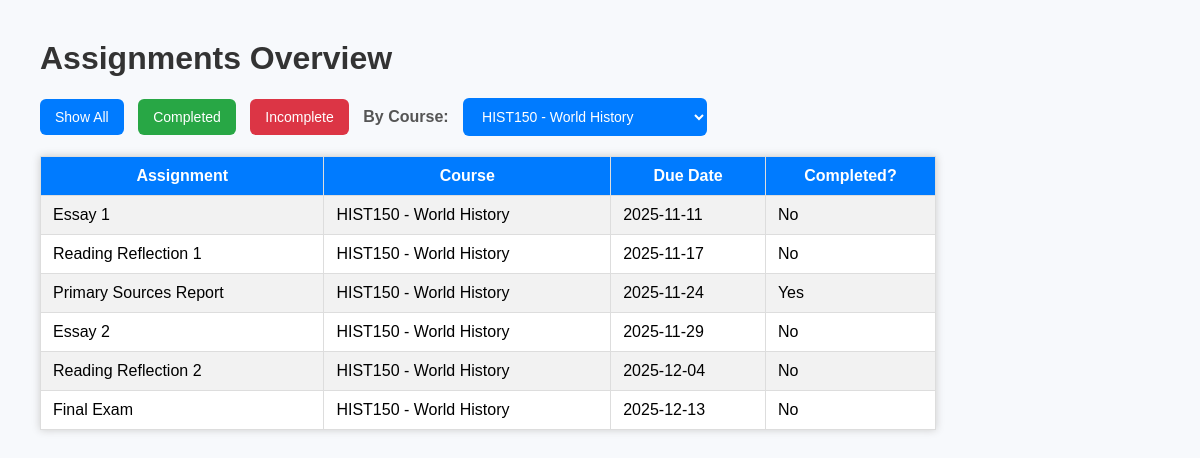
The page /index.php?course=HIST150 - World History on the database its author committed.
### tables this page shows
CREATE TABLE Assignment (
    assignment_id INT AUTO_INCREMENT PRIMARY KEY,
    course_id INT NOT NULL,
    name VARCHAR(200) NOT NULL,
    due_date DATE,
    completion_status TINYINT(1) DEFAULT 0,
    type VARCHAR(50),
    FOREIGN KEY (course_id) REFERENCES Course(course_id)
        ON DELETE CASCADE
        ON UPDATE CASCADE
);

CREATE TABLE Course (
    course_id INT AUTO_INCREMENT PRIMARY KEY,
    course_name VARCHAR(150) NOT NULL
);

### index.php (the view, shortened to what this page needs)
<?php
$servername = "localhost";
$username   = "root";
$password   = "StrongPass123!";
$database   = "smart_assignment_planner";
$conn = new mysqli($servername, $username, $password, $database);
$course = $_GET['course'] ?? '';
$baseQuery = "SELECT A.name, A.due_date, A.completion_status, C.course_name
              FROM Assignment A
              JOIN Course C ON A.course_id = C.course_id";
$where = [];
if (!empty($course)) {
    $where[] = "C.course_name = '".$conn->real_escape_string($course)."'";
}
if (!empty($where)) {
    $sql = $baseQuery . " WHERE " . implode(" AND ", $where) . " ORDER BY A.due_date ASC";
} else {
    $sql = $baseQuery . " ORDER BY A.due_date ASC";
}
$result = $conn->query($sql);
$courses = $conn->query("SELECT DISTINCT course_name FROM Course ORDER BY course_name ASC");
?>
<!DOCTYPE html>
<html>
<head>
</head>
<body>
<h1>Assignments Overview</h1>
<div class="buttons">
  <form method="GET" style="display:inline;">
    <button type="submit" name="filter" value="all">Show All</button>
  </form>
  <form method="GET" style="display:inline;">
    <button type="submit" name="filter" value="completed" style="background: #28a745;">Completed</button>
  </form>
  <form method="GET" style="display:inline;">
    <button type="submit" name="filter" value="incomplete" style="background: #dc3545;">Incomplete</button>
  </form>
  <form method="GET" style="display:inline;">
    <label class="filter-label" for="course">By Course:</label>
    <select name="course" onchange="this.form.submit()">
      <?php while($rowC = $courses->fetch_assoc()): ?>
        <option value="<?= htmlspecialchars($rowC['course_name']) ?>"
          <?= $rowC['course_name'] == $course ? 'selected' : '' ?>>
          <?= htmlspecialchars($rowC['course_name']) ?>
        </option>
      <?php endwhile; ?>
    </select>
  </form>
</div>
<table>
  <tr>
    <th>Assignment</th>
    <th>Course</th>
    <th>Due Date</th>
    <th>Completed?</th>
  </tr>
  <?php if ($result && $result->num_rows > 0): ?>
      <?php while($row = $result->fetch_assoc()): ?>
        <tr>
          <td><?= htmlspecialchars($row["name"]) ?></td>
          <td><?= htmlspecialchars($row["course_name"]) ?></td>
          <td><?= htmlspecialchars($row["due_date"]) ?></td>
          <td><?= $row["completion_status"] ? "Yes" : "No" ?></td>
        </tr>
      <?php endwhile; ?>
  <?php else: ?>
      <tr><td colspan="4">No data found.</td></tr>
  <?php endif; ?>
</table>
</body>
</html>

### index.php (style rules this page uses)
body { font-family: Arial, sans-serif; margin: 40px; background: #f7f9fc; }
h1 { color: #333; }
.buttons { margin-bottom: 20px; }
button, select { background: #007bff; color: white; border: none; padding: 10px 15px; margin-right: 10px; border-radius: 6px; cursor: pointer; font-size: 14px; }
table { border-collapse: collapse; width: 80%; background: white; box-shadow: 0 0 8px #ccc; }
th, td { padding: 10px 12px; border: 1px solid #ddd; }
th { background: #007bff; color: white; }
tr:nth-child(even) { background: #f2f2f2; }
.filter-label { font-weight: bold; color: #555; margin-right: 10px; }

### rows shown on the page
assignment: name "Essay 1", course.course_name "HIST150 - World History", due_date "2025-11-11", completion_status "No"
assignment: name "Reading Reflection 1", course.course_name "HIST150 - World History", due_date "2025-11-17", completion_status "No"
assignment: name "Primary Sources Report", course.course_name "HIST150 - World History", due_date "2025-11-24", completion_status "Yes"
assignment: name "Essay 2", course.course_name "HIST150 - World History", due_date "2025-11-29", completion_status "No"
assignment: name "Reading Reflection 2", course.course_name "HIST150 - World History", due_date "2025-12-04", completion_status "No"
assignment: name "Final Exam", course.course_name "HIST150 - World History", due_date "2025-12-13", completion_status "No"

### other values the page prints
form field course "HIST150 - World History"
